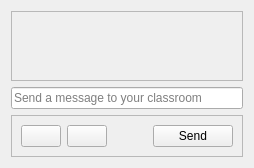
             <widget class="QWidget" name="classroom_chat_posts">
              <attribute name="title">
               <string>Posts</string>
              </attribute>
              <layout class="QGridLayout" name="gridLayout_5">
               <item row="0" column="0">
                <widget class="QScrollArea" name="scrollArea">
                 <property name="widgetResizable">
                  <bool>true</bool>
                 </property>
                 <widget class="QWidget" name="scrollAreaWidgetContents_5">
                  <property name="geometry">
                   <rect>
                    <x>0</x>
                    <y>0</y>
                    <width>76</width>
                    <height>16</height>
                   </rect>
                  </property>
                 </widget>
                </widget>
               </item>
               <item row="3" column="0">
                <widget class="QFrame" name="frame_3">
                 <property name="sizePolicy">
                  <sizepolicy hsizetype="Minimum" vsizetype="Minimum">
                   <horstretch>0</horstretch>
                   <verstretch>0</verstretch>
                  </sizepolicy>
                 </property>
                 <property name="minimumSize">
                  <size>
                   <width>0</width>
                   <height>30</height>
                  </size>
                 </property>
                 <property name="frameShape">
                  <enum>QFrame::StyledPanel</enum>
                 </property>
                 <property name="frameShadow">
                  <enum>QFrame::Raised</enum>
                 </property>
                 <layout class="QHBoxLayout" name="horizontalLayout">
                  <item>
                   <widget class="QPushButton" name="pushButton_2">
                    <property name="autoFillBackground">
                     <bool>false</bool>
                    </property>
                    <property name="text">
                     <string/>
                    </property>
                    <property name="icon">
                     <iconset>
                      <normaloff>assets/icons/emoji.png</normaloff>assets/icons/emoji.png</iconset>
                    </property>
                   </widget>
                  </item>
                  <item>
                   <widget class="QPushButton" name="pushButton_12">
                    <property name="text">
                     <string/>
                    </property>
                    <property name="icon">
                     <iconset>
                      <normaloff>assets/icons/attach.png</normaloff>assets/icons/attach.png</iconset>
                    </property>
                   </widget>
                  </item>
                  <item>
                   <spacer name="horizontalSpacer_2">
                    <property name="orientation">
                     <enum>Qt::Horizontal</enum>
                    </property>
                    <property name="sizeHint" stdset="0">
                     <size>
                      <width>40</width>
                      <height>20</height>
                     </size>
                    </property>
                   </spacer>
                  </item>
                  <item>
                   <widget class="QPushButton" name="pushButton">
                    <property name="text">
                     <string>Send</string>
                    </property>
                    <property name="icon">
                     <iconset>
                      <normaloff>assets/icons/send.png</normaloff>assets/icons/send.png</iconset>
                    </property>
                   </widget>
                  </item>
                 </layout>
                </widget>
               </item>
               <item row="2" column="0">
                <widget class="QLineEdit" name="lineEdit">
                 <property name="sizePolicy">
                  <sizepolicy hsizetype="Minimum" vsizetype="Fixed">
                   <horstretch>0</horstretch>
                   <verstretch>0</verstretch>
                  </sizepolicy>
                 </property>
                 <property name="minimumSize">
                  <size>
                   <width>0</width>
                   <height>20</height>
                  </size>
                 </property>
                 <property name="dragEnabled">
                  <bool>false</bool>
                 </property>
                 <property name="placeholderText">
                  <string>Send a message to your classroom</string>
                 </property>
                 <property name="clearButtonEnabled">
                  <bool>true</bool>
                 </property>
                </widget>
               </item>
              </layout>
             </widget>
